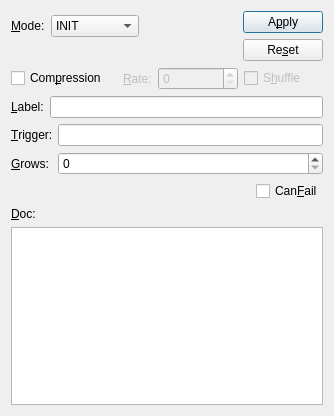
<?xml version="1.0" encoding="UTF-8"?>
<ui version="4.0">
 <class>StrategyDlg</class>
 <widget class="QDialog" name="StrategyDlg">
  <property name="geometry">
   <rect>
    <x>0</x>
    <y>0</y>
    <width>334</width>
    <height>416</height>
   </rect>
  </property>
  <property name="minimumSize">
   <size>
    <width>0</width>
    <height>0</height>
   </size>
  </property>
  <property name="windowTitle">
   <string>Strategy</string>
  </property>
  <layout class="QGridLayout" name="gridLayout_3">
   <item row="0" column="0">
    <layout class="QVBoxLayout" name="verticalLayout_3">
     <item>
      <layout class="QHBoxLayout" name="horizontalLayout_2">
       <item>
        <layout class="QVBoxLayout" name="verticalLayout">
         <property name="spacing">
          <number>6</number>
         </property>
         <item>
          <layout class="QHBoxLayout" name="horizontalLayout">
           <property name="spacing">
            <number>6</number>
           </property>
           <item>
            <widget class="QLabel" name="modeLabel">
             <property name="text">
              <string>&amp;Mode:</string>
             </property>
             <property name="buddy">
              <cstring>modeComboBox</cstring>
             </property>
            </widget>
           </item>
           <item>
            <widget class="QComboBox" name="modeComboBox">
             <item>
              <property name="text">
               <string>INIT</string>
              </property>
             </item>
             <item>
              <property name="text">
               <string>STEP</string>
              </property>
             </item>
             <item>
              <property name="text">
               <string>FINAL</string>
              </property>
             </item>
             <item>
              <property name="text">
               <string>POSTRUN</string>
              </property>
             </item>
            </widget>
           </item>
          </layout>
         </item>
         <item>
          <spacer name="verticalSpacer">
           <property name="orientation">
            <enum>Qt::Vertical</enum>
           </property>
           <property name="sizeType">
            <enum>QSizePolicy::Fixed</enum>
           </property>
           <property name="sizeHint" stdset="0">
            <size>
             <width>20</width>
             <height>20</height>
            </size>
           </property>
          </spacer>
         </item>
        </layout>
       </item>
       <item>
        <spacer name="horizontalSpacer">
         <property name="orientation">
          <enum>Qt::Horizontal</enum>
         </property>
         <property name="sizeType">
          <enum>QSizePolicy::Expanding</enum>
         </property>
         <property name="sizeHint" stdset="0">
          <size>
           <width>20</width>
           <height>20</height>
          </size>
         </property>
        </spacer>
       </item>
       <item>
        <layout class="QVBoxLayout" name="verticalLayout_2">
         <item>
          <widget class="QPushButton" name="applyPushButton">
           <property name="sizePolicy">
            <sizepolicy hsizetype="Fixed" vsizetype="Fixed">
             <horstretch>0</horstretch>
             <verstretch>0</verstretch>
            </sizepolicy>
           </property>
           <property name="text">
            <string>A&amp;pply</string>
           </property>
          </widget>
         </item>
         <item>
          <widget class="QPushButton" name="resetPushButton">
           <property name="sizePolicy">
            <sizepolicy hsizetype="Fixed" vsizetype="Fixed">
             <horstretch>0</horstretch>
             <verstretch>0</verstretch>
            </sizepolicy>
           </property>
           <property name="text">
            <string>Re&amp;set</string>
           </property>
          </widget>
         </item>
        </layout>
       </item>
      </layout>
     </item>
     <item>
      <layout class="QHBoxLayout" name="horizontalLayout_3">
       <item>
        <widget class="QCheckBox" name="compressionCheckBox">
         <property name="text">
          <string>Com&amp;pression   </string>
         </property>
        </widget>
       </item>
       <item>
        <widget class="QLabel" name="rateLabel">
         <property name="enabled">
          <bool>false</bool>
         </property>
         <property name="sizePolicy">
          <sizepolicy hsizetype="Maximum" vsizetype="Preferred">
           <horstretch>0</horstretch>
           <verstretch>0</verstretch>
          </sizepolicy>
         </property>
         <property name="layoutDirection">
          <enum>Qt::LeftToRight</enum>
         </property>
         <property name="text">
          <string>&amp;Rate:</string>
         </property>
         <property name="buddy">
          <cstring>rateSpinBox</cstring>
         </property>
        </widget>
       </item>
       <item>
        <widget class="QSpinBox" name="rateSpinBox">
         <property name="enabled">
          <bool>false</bool>
         </property>
         <property name="maximum">
          <number>9</number>
         </property>
        </widget>
       </item>
       <item>
        <widget class="QCheckBox" name="shuffleCheckBox">
         <property name="enabled">
          <bool>false</bool>
         </property>
         <property name="text">
          <string>S&amp;huffle</string>
         </property>
        </widget>
       </item>
      </layout>
     </item>
     <item>
      <widget class="QFrame" name="postFrame">
       <property name="enabled">
        <bool>true</bool>
       </property>
       <property name="frameShape">
        <enum>QFrame::NoFrame</enum>
       </property>
       <property name="frameShadow">
        <enum>QFrame::Raised</enum>
       </property>
       <property name="lineWidth">
        <number>1</number>
       </property>
       <layout class="QGridLayout" name="gridLayout">
        <property name="margin">
         <number>0</number>
        </property>
        <item row="0" column="0">
         <widget class="QLabel" name="postLabel">
          <property name="text">
           <string>&amp;Label:</string>
          </property>
          <property name="buddy">
           <cstring>postLineEdit</cstring>
          </property>
         </widget>
        </item>
        <item row="0" column="1">
         <widget class="QLineEdit" name="postLineEdit"/>
        </item>
       </layout>
      </widget>
     </item>
     <item>
      <widget class="QFrame" name="triggerFrame">
       <property name="frameShape">
        <enum>QFrame::NoFrame</enum>
       </property>
       <property name="frameShadow">
        <enum>QFrame::Raised</enum>
       </property>
       <layout class="QGridLayout" name="gridLayout_2">
        <property name="margin">
         <number>0</number>
        </property>
        <item row="0" column="0">
         <widget class="QLabel" name="triggerLabel">
          <property name="text">
           <string>&amp;Trigger:</string>
          </property>
          <property name="buddy">
           <cstring>triggerLineEdit</cstring>
          </property>
         </widget>
        </item>
        <item row="0" column="1">
         <widget class="QLineEdit" name="triggerLineEdit"/>
        </item>
        <item row="1" column="0">
         <widget class="QLabel" name="growsLabel">
          <property name="text">
           <string>&amp;Grows:</string>
          </property>
          <property name="buddy">
           <cstring>growsSpinBox</cstring>
          </property>
         </widget>
        </item>
        <item row="1" column="1">
         <widget class="QSpinBox" name="growsSpinBox"/>
        </item>
       </layout>
      </widget>
     </item>
     <item>
      <layout class="QHBoxLayout" name="horizontalLayout_4">
       <item>
        <spacer name="horizontalSpacer_2">
         <property name="orientation">
          <enum>Qt::Horizontal</enum>
         </property>
         <property name="sizeHint" stdset="0">
          <size>
           <width>40</width>
           <height>20</height>
          </size>
         </property>
        </spacer>
       </item>
       <item>
        <widget class="QCheckBox" name="canFailCheckBox">
         <property name="text">
          <string>Can&amp;Fail</string>
         </property>
        </widget>
       </item>
      </layout>
     </item>
     <item>
      <widget class="QLabel" name="docLabel">
       <property name="text">
        <string>&amp;Doc:</string>
       </property>
       <property name="buddy">
        <cstring>docTextEdit</cstring>
       </property>
      </widget>
     </item>
     <item>
      <widget class="QTextEdit" name="docTextEdit"/>
     </item>
    </layout>
   </item>
  </layout>
 </widget>
 <tabstops>
  <tabstop>compressionCheckBox</tabstop>
  <tabstop>rateSpinBox</tabstop>
  <tabstop>shuffleCheckBox</tabstop>
  <tabstop>postLineEdit</tabstop>
  <tabstop>triggerLineEdit</tabstop>
  <tabstop>growsSpinBox</tabstop>
  <tabstop>docTextEdit</tabstop>
  <tabstop>applyPushButton</tabstop>
  <tabstop>resetPushButton</tabstop>
  <tabstop>modeComboBox</tabstop>
 </tabstops>
 <resources/>
 <connections/>
</ui>
